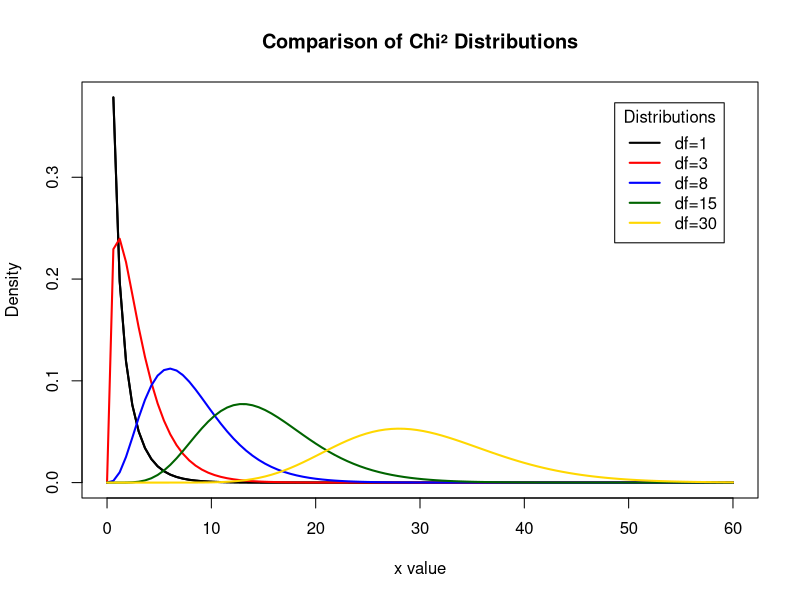

Write the R code that produced this figure.
# Class 2 data
# Chi² dists

x <- seq(0, 60, length=100)
hx <- dchisq(x, df=1)

degf <- c(1, 3, 8, 15, 30)
colors <- c("black", "red", "blue", "darkgreen", "gold")
labels <- c("df=1", "df=3", "df=8", "df=15", "df=30")

plot(x, hx, type="l", lwd=2, xlab="x value",
     ylab="Density", main="Comparison of Chi² Distributions")

for (i in 1:5){
    lines(x, dchisq(x,degf[i]), lwd=2, col=colors[i])
}

legend("topright", inset=.05, title="Distributions",
       labels, lwd=2, col=colors)

####